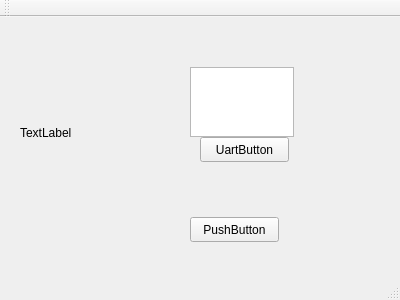
<?xml version="1.0" encoding="UTF-8"?>
<ui version="4.0">
 <class>MainWindow</class>
 <widget class="QMainWindow" name="MainWindow">
  <property name="geometry">
   <rect>
    <x>0</x>
    <y>0</y>
    <width>400</width>
    <height>300</height>
   </rect>
  </property>
  <property name="windowTitle">
   <string>MainWindow</string>
  </property>
  <widget class="QWidget" name="centralWidget">
   <widget class="QLabel" name="label">
    <property name="geometry">
     <rect>
      <x>20</x>
      <y>50</y>
      <width>371</width>
      <height>131</height>
     </rect>
    </property>
    <property name="text">
     <string>TextLabel</string>
    </property>
   </widget>
   <widget class="QPushButton" name="pushButton">
    <property name="geometry">
     <rect>
      <x>190</x>
      <y>200</y>
      <width>89</width>
      <height>25</height>
     </rect>
    </property>
    <property name="text">
     <string>PushButton</string>
    </property>
   </widget>
   <widget class="QTextEdit" name="textEdit">
    <property name="geometry">
     <rect>
      <x>190</x>
      <y>50</y>
      <width>104</width>
      <height>70</height>
     </rect>
    </property>
   </widget>
   <widget class="QPushButton" name="uartButton">
    <property name="geometry">
     <rect>
      <x>200</x>
      <y>120</y>
      <width>89</width>
      <height>25</height>
     </rect>
    </property>
    <property name="text">
     <string>UartButton</string>
    </property>
   </widget>
  </widget>
  <widget class="QMenuBar" name="menuBar">
   <property name="geometry">
    <rect>
     <x>0</x>
     <y>0</y>
     <width>400</width>
     <height>22</height>
    </rect>
   </property>
  </widget>
  <widget class="QToolBar" name="mainToolBar">
   <attribute name="toolBarArea">
    <enum>TopToolBarArea</enum>
   </attribute>
   <attribute name="toolBarBreak">
    <bool>false</bool>
   </attribute>
  </widget>
  <widget class="QStatusBar" name="statusBar"/>
 </widget>
 <layoutdefault spacing="6" margin="11"/>
 <resources/>
 <connections/>
</ui>
